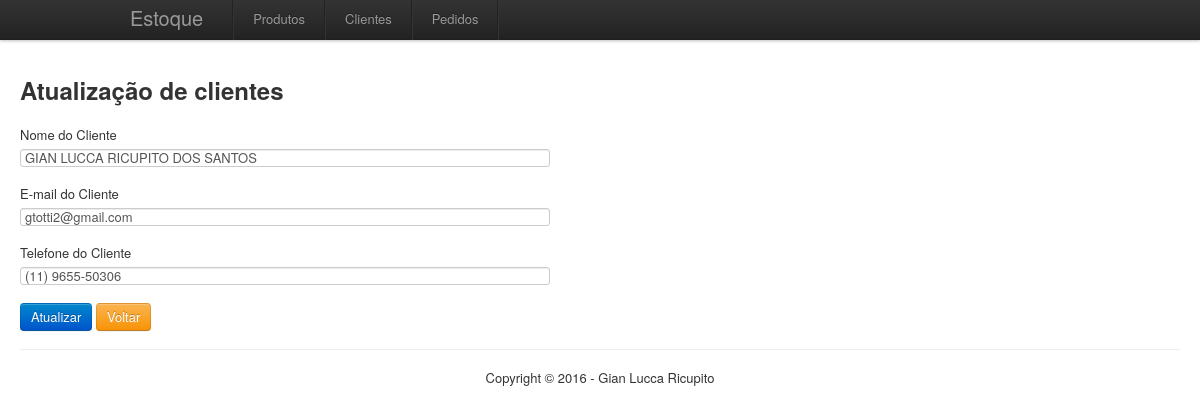
Page /clienteEdit.php?id=2 on the committed database.
### tables this page shows
CREATE TABLE IF NOT EXISTS `cliente` (
  `id` int(50) NOT NULL,
  `email_cliente` varchar(100) NOT NULL,
  `nome_cliente` varchar(100) NOT NULL,
  `telefone_cliente` text NOT NULL
);

### clienteEdit.php (the view, shortened to what this page needs)
<?php
include "includes/header.php";
$id = $_GET['id'];
$sql = mysql_query("SELECT * FROM cliente WHERE id = '$id' ");
$clientes = mysql_fetch_assoc($sql);
?>
<h2>Atualização de clientes</h2><br>
<form class="form-horizontal" action="clienteEdita.php" method="post">
	<fieldset>
		<div class="control-group">
			<label>Nome do Cliente</label><input class="input-xxlarge" type="text" name="nome" value="<?php echo $clientes['nome_cliente']; ?>"/>
		</div>
		<div class="control-group">
			<label>E-mail do Cliente</label><input type="text" class="input-xxlarge"  name="email" value="<?php echo $clientes['email_cliente']; ?>" data-inputmask="'alias': 'email'"/>
		</div>
		<div class="control-group">
			<label>Telefone do Cliente</label><input type="text" class="input-xxlarge" data-inputmask="'mask': '(99) 9999-9999[9]'" name="telefone" value="<?php echo $clientes['telefone_cliente']; ?>"/>
		</div>
		<button class="btn btn-primary" type="submit">Atualizar</button>
		<a href="produtoListar.php" class="btn btn-warning">Voltar</a>
	</fieldset>
</form>
<?php
include "includes/footer.php";
?>

### rows in the picture
cliente: nome "GIAN LUCCA RICUPITO DOS SANTOS", email "gtotti2@gmail.com", telefone "(11) 9655-50306"
